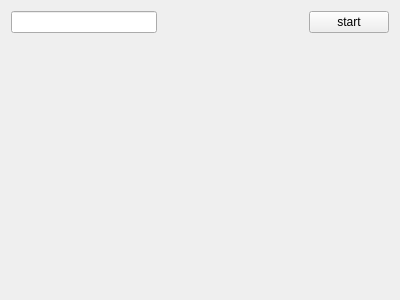
<?xml version="1.0" encoding="UTF-8"?>
<ui version="4.0">
 <class>MainWindow</class>
 <widget class="QMainWindow" name="MainWindow">
  <property name="geometry">
   <rect>
    <x>0</x>
    <y>0</y>
    <width>400</width>
    <height>300</height>
   </rect>
  </property>
  <property name="windowTitle">
   <string>MainWindow</string>
  </property>
  <widget class="QWidget" name="centralWidget">
   <layout class="QGridLayout" name="gridLayout">
    <property name="sizeConstraint">
     <enum>QLayout::SetNoConstraint</enum>
    </property>
    <item row="0" column="0">
     <layout class="QHBoxLayout" name="horizontalLayout">
      <property name="sizeConstraint">
       <enum>QLayout::SetMinAndMaxSize</enum>
      </property>
      <item>
       <widget class="QLineEdit" name="count"/>
      </item>
      <item>
       <spacer name="horizontalSpacer_2">
        <property name="orientation">
         <enum>Qt::Horizontal</enum>
        </property>
        <property name="sizeType">
         <enum>QSizePolicy::Expanding</enum>
        </property>
        <property name="sizeHint" stdset="0">
         <size>
          <width>40</width>
          <height>20</height>
         </size>
        </property>
       </spacer>
      </item>
      <item>
       <widget class="QPushButton" name="pushButton">
        <property name="text">
         <string>start</string>
        </property>
       </widget>
      </item>
     </layout>
    </item>
    <item row="1" column="0">
     <widget class="Field" name="field" native="true">
      <property name="sizePolicy">
       <sizepolicy hsizetype="Expanding" vsizetype="Expanding">
        <horstretch>0</horstretch>
        <verstretch>0</verstretch>
       </sizepolicy>
      </property>
     </widget>
    </item>
   </layout>
  </widget>
 </widget>
 <layoutdefault spacing="6" margin="11"/>
 <customwidgets>
  <customwidget>
   <class>Field</class>
   <extends>QWidget</extends>
   <header location="global">field.h</header>
   <container>1</container>
  </customwidget>
 </customwidgets>
 <resources/>
 <connections/>
</ui>
